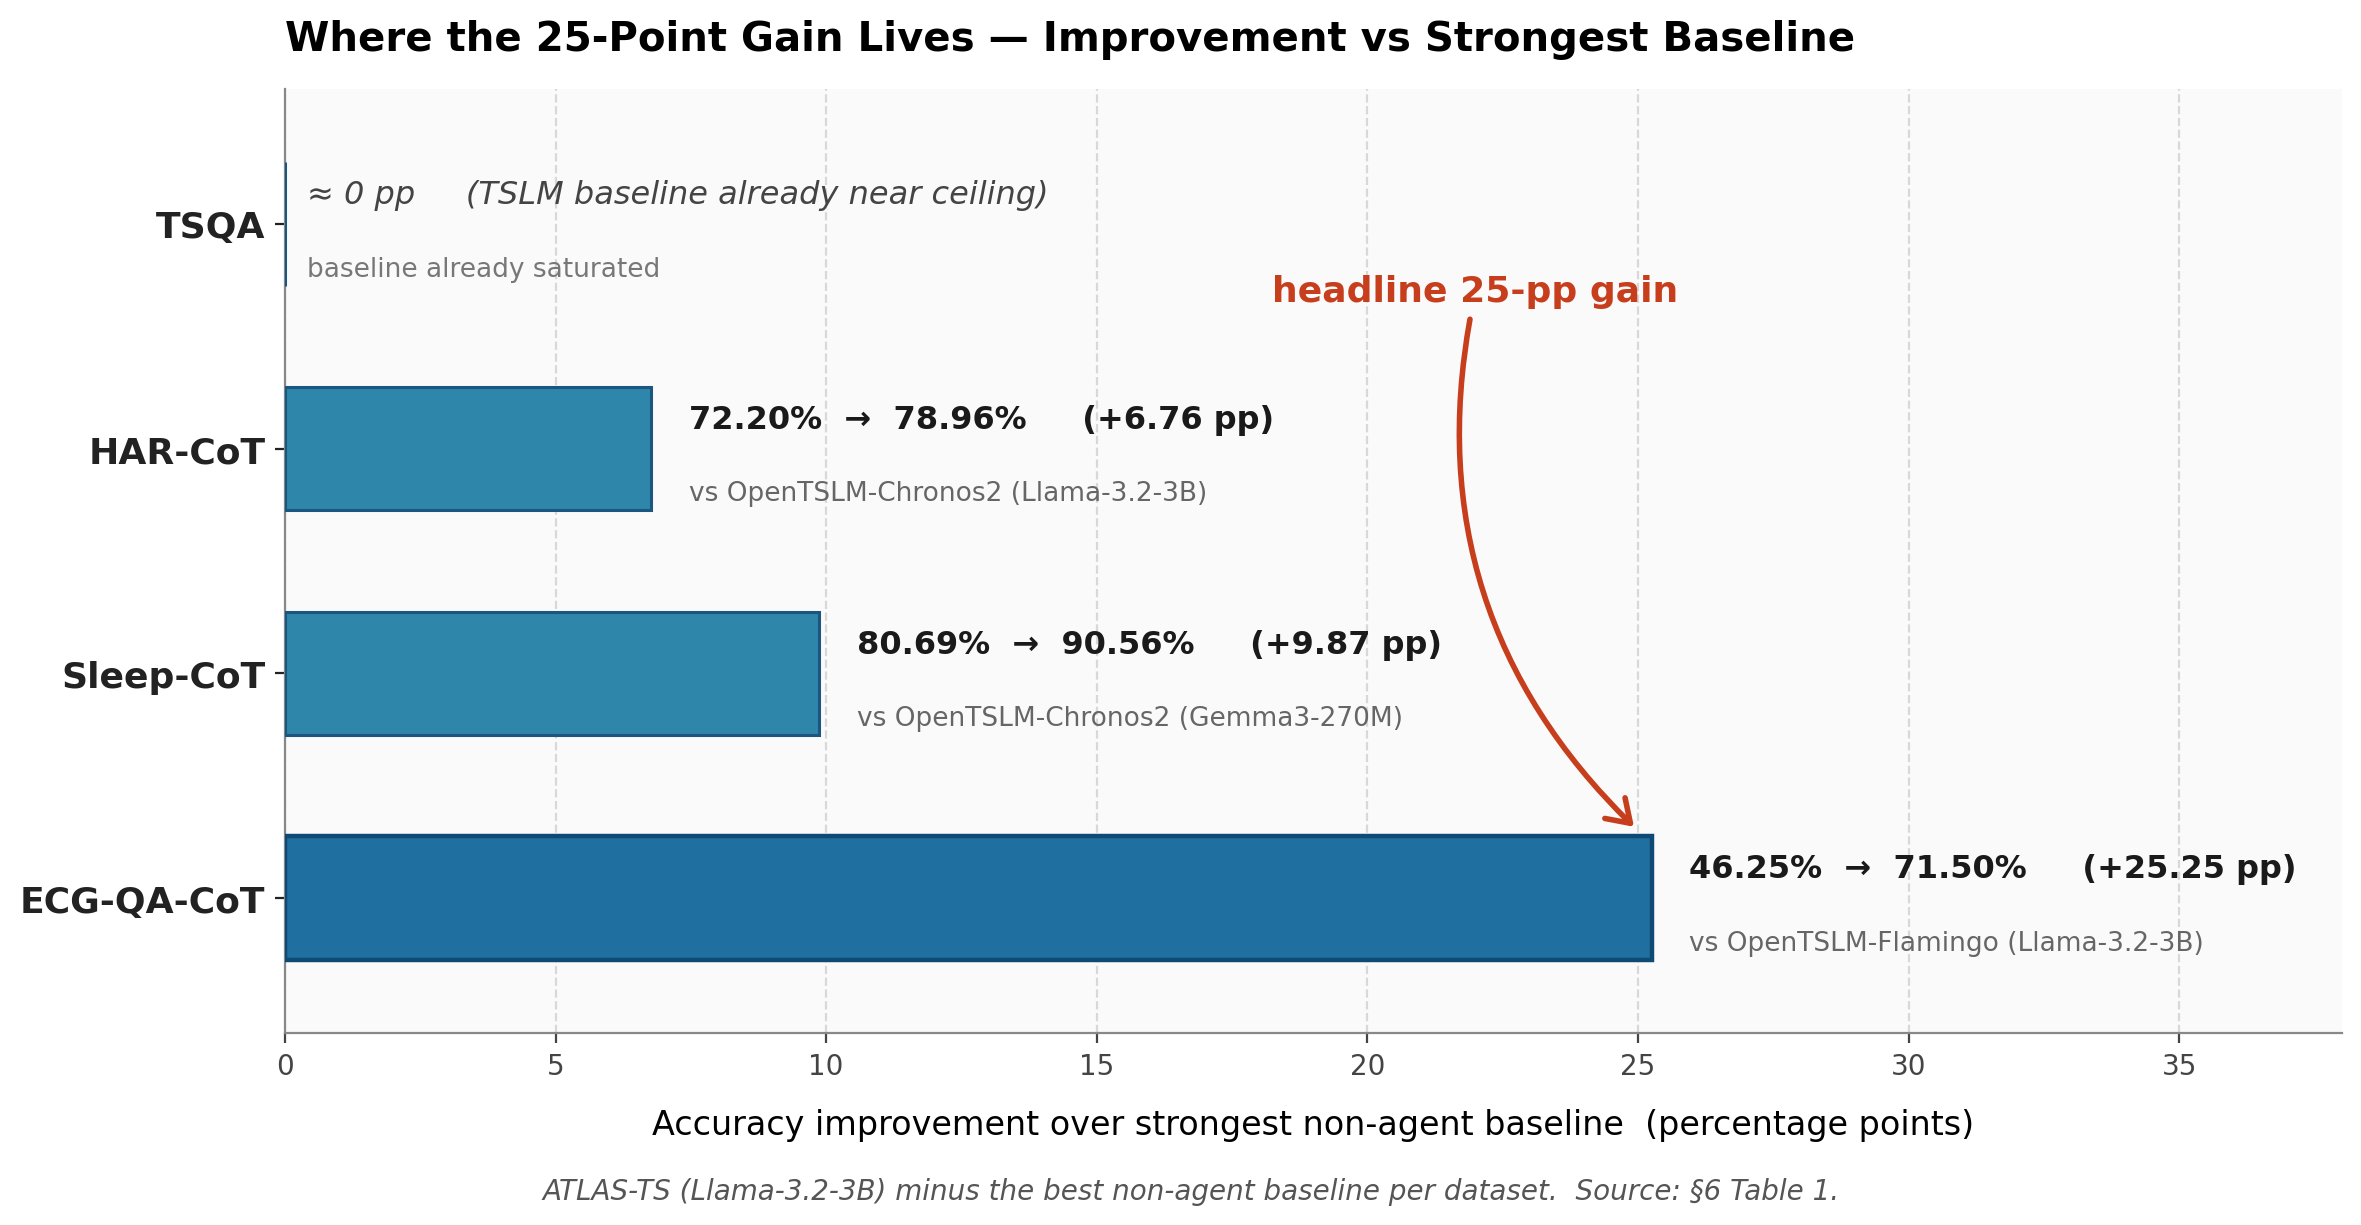

The Python source for this figure:
"""
fig_005: Where the 25-Point Gain Lives — Improvement vs Strongest Baseline
Horizontal bar chart of accuracy delta per dataset (ATLAS-TS Llama-3.2-3B minus
strongest non-agent baseline).
"""
import matplotlib.pyplot as plt
import numpy as np

# --- Data ---------------------------------------------------------------
# Sorted ascending by gain (smallest at top of chart, largest at bottom).
# matplotlib barh: position 0 -> bottom, increasing y -> upward, so we
# put the LARGEST gain at position 0 and the SMALLEST at the top.
datasets = ['ECG-QA-CoT', 'Sleep-CoT', 'HAR-CoT', 'TSQA']
deltas    = [25.25,        9.87,        6.76,      0.0]
from_vals = [46.25,        80.69,       72.20,     None]
to_vals   = [71.50,        90.56,       78.96,     None]
baselines = [
    'vs OpenTSLM-Flamingo (Llama-3.2-3B)',
    'vs OpenTSLM-Chronos2 (Gemma3-270M)',
    'vs OpenTSLM-Chronos2 (Llama-3.2-3B)',
    'baseline already saturated',
]

# --- Figure -------------------------------------------------------------
fig, ax = plt.subplots(figsize=(12, 6.2))
fig.patch.set_facecolor('white')
ax.set_facecolor('#fafafa')

ACCENT = '#2E86AB'        # consistent blue accent
ACCENT_EDGE = '#1a5680'
HEADLINE = '#C73E1D'      # warm red for headline call-out

y_pos = np.arange(len(datasets))
bars = ax.barh(
    y_pos, deltas,
    color=ACCENT, edgecolor=ACCENT_EDGE, linewidth=1.1,
    height=0.55, zorder=3,
)

# Highlight headline bar (ECG-QA-CoT, position 0)
bars[0].set_color('#1F6FA0')
bars[0].set_edgecolor('#0F4A75')
bars[0].set_linewidth(1.6)

# --- Annotations next to each bar --------------------------------------
for i, (delta, fv, tv, base) in enumerate(zip(deltas, from_vals, to_vals, baselines)):
    if delta > 0.5:
        main_txt = f'{fv:.2f}%  →  {tv:.2f}%     (+{delta:.2f} pp)'
        ax.text(
            delta + 0.7, i + 0.13,
            main_txt,
            va='center', ha='left',
            fontsize=11.5, fontweight='bold', color='#1a1a1a',
        )
        ax.text(
            delta + 0.7, i - 0.20,
            base,
            va='center', ha='left',
            fontsize=9.5, color='#666',
        )
    else:
        # TSQA case: saturated baseline
        ax.text(
            0.4, i + 0.13,
            '≈ 0 pp     (TSLM baseline already near ceiling)',
            va='center', ha='left',
            fontsize=11.5, fontstyle='italic', color='#444',
        )
        ax.text(
            0.4, i - 0.20,
            base,
            va='center', ha='left',
            fontsize=9.5, color='#777',
        )

# --- Axes & styling ----------------------------------------------------
ax.set_yticks(y_pos)
ax.set_yticklabels(datasets, fontsize=13, fontweight='bold')
ax.set_xlabel(
    'Accuracy improvement over strongest non-agent baseline  (percentage points)',
    fontsize=12, labelpad=10,
)
ax.set_xlim(0, 38)
ax.set_ylim(-0.6, len(datasets) - 0.4)

ax.set_title(
    'Where the 25-Point Gain Lives — Improvement vs Strongest Baseline',
    fontsize=14.5, fontweight='bold', pad=14, loc='left',
)

ax.grid(axis='x', linestyle='--', alpha=0.45, zorder=0)
ax.set_axisbelow(True)
for spine in ('top', 'right'):
    ax.spines[spine].set_visible(False)
ax.spines['left'].set_color('#888')
ax.spines['bottom'].set_color('#888')
ax.tick_params(axis='x', colors='#444')
ax.tick_params(axis='y', colors='#222')

# --- Headline call-out arrow ------------------------------------------
# Place text in empty space above HAR-CoT row and arc down to the ECG-QA-CoT bar.
ax.annotate(
    'headline 25-pp gain',
    xy=(25.0, 0.30), xytext=(22.0, 2.70),
    fontsize=13, fontweight='bold', color=HEADLINE,
    ha='center', va='center',
    arrowprops=dict(
        arrowstyle='->,head_length=0.6,head_width=0.4',
        color=HEADLINE, lw=2.0,
        connectionstyle='arc3,rad=0.28',
    ),
)

# --- Caption ----------------------------------------------------------
fig.text(
    0.5, 0.015,
    'ATLAS-TS (Llama-3.2-3B) minus the best non-agent baseline per dataset.  '
    'Source: §6 Table 1.',
    ha='center', fontsize=10, color='#555', style='italic',
)

plt.tight_layout(rect=[0, 0.035, 1, 0.99])

OUT = '/home/wangni/notion-figures/atlas-ts-agentic-tool-use-with-language-models-for-the-analy/fig_005.png'
plt.savefig(OUT, dpi=200, bbox_inches='tight', facecolor='white')
plt.close(fig)
print(f'Saved: {OUT}')
